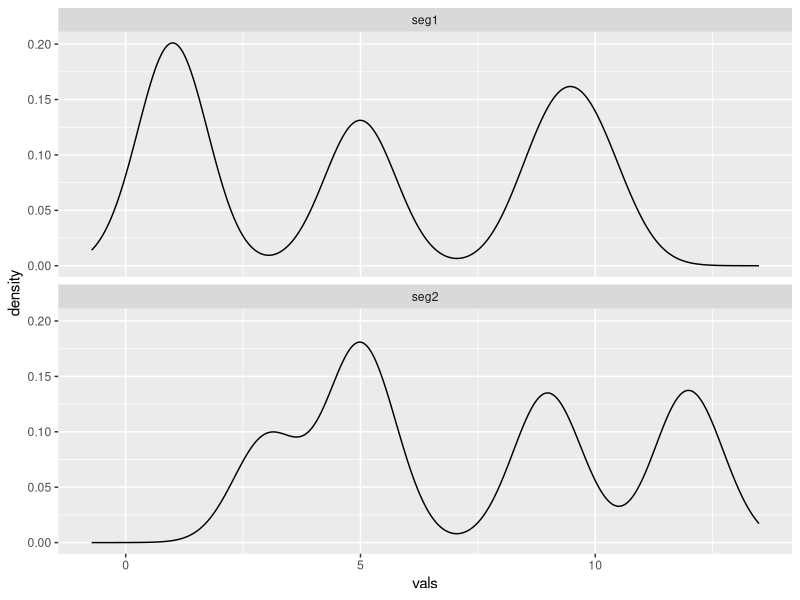
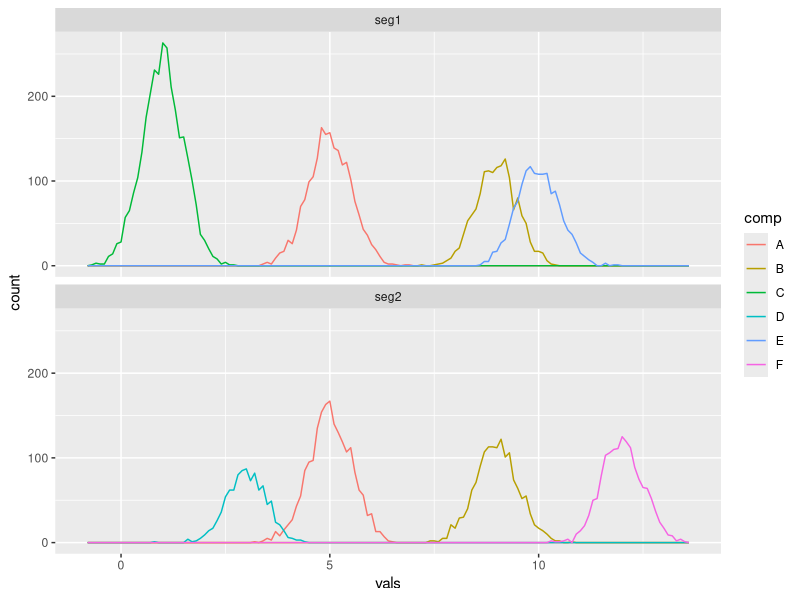

Here is the R script that generated these plots, in order: (Note: this script raises an error after producing the figures.)
library("ggplot2")
library("dplyr")
library("reshape2")
library("data.table")

options(scipen = 999) # don't print scientific notation numbers
set.seed(1)

# parse learned/output parameters
parse.output.parameters <- function(com.param,rho,w.k,mu.k,sigma2.k,segment.indicies,iter.count){
  
  output.parameters <- data.table(rho=numeric(),w=numeric(),rho_w=numeric(),mu=numeric(),sigma2=numeric(),component.type=character(),segment=character(),iteration=numeric())
  
  for (segment in names(segment.indicies)){
    indexes <- segment.indicies[[segment]]
    
    output.parameters.temp <- data.frame(
      rho = as.numeric(rho[segment]),
      w = c(com.param$w,unique(w.k[indexes,])),
      rho_w = c((1-rho[segment])*com.param$w,rho[segment]*unique(w.k[indexes,])),
      mu = c(com.param$mu,unique(mu.k[indexes,])),
      sigma2 = c(com.param$sigma2,unique(sigma2.k[indexes,])),
      component.type = c(rep("common",length(com.param$mu)),rep("specific",length(unique(mu.k[indexes,])))),
      segment = segment,
      iteration = iter.count
    )
    
    output.parameters <- rbind(output.parameters,output.parameters.temp)
  }
  return(output.parameters)
}

# Generic Plot function
plot.components <- function(vals.df,output.parameters){
  
  temp <- data.table(vals=numeric(),comp=character(),seg=character(),component.type=character())
  
  for (component in 1:nrow(output.parameters)){
    temp <- rbind(temp,data.table(vals=rnorm(7000*output.parameters[component]$rho_w, 
                                             mean = output.parameters[component]$mu, 
                                             sd = output.parameters[component]$sigma2^0.5),
                                            comp=component,
                                            seg=output.parameters[component]$segment,
                                            component.type=output.parameters[component]$component.type))
  }
  
  vals.df$component.type <- "Original Data"
  
  temp <- rbind(temp,vals.df)
  
  ggplot(temp, aes(vals, group = comp,colour=component.type)) +
    geom_freqpoly(binwidth=0.1) +
    ggtitle(paste("iteration:",iter.count)) +
    scale_colour_manual(values = c("blue","red","black")) +
    facet_wrap(~seg,nrow = 2)
}

# input required: 
# 1) data.frame of read counts and segment name for each position
# 2) vector of numeric initial rho, one per segment
# 3) data.frame of initial parameters for each component, both common and specific
# fit.model(data=vals.df,rho=c(0.5,0.5),input.parameters=initial.parameters,init.max=40)
# returns a data frame of output parameters

fit.model <- function(vals.df,rho.input,input.parameters,init.max=40){

### INITIALISATION

## split input read count data frame into 2: 
# 1) a list of indexes specifying which read count is in which segment
# 2) a vector of read counts

# get index ranges of each segment
segment.indicies <- vals.df[,.(index = list(.I)),by=seg]
segment.names <- segment.indicies$seg
segment.indicies <- segment.indicies$index
names(segment.indicies) <- segment.names
print(paste(length(segment.indicies),"segments"))

read.count <- vals.df$vals

## parse input parameters

# for each segment
stopifnot(length(segment.indicies)==length(rho.input))
rho <- rho.input
names(rho) <- segment.names

# set common component parameters, one per common component
com.param <- input.parameters[component.type=="common"]
com.param$component.type <- NULL

n.specific.components <- nrow(input.parameters[component.type=="specific"])
print(paste(n.specific.components,"segment specific components"))
print(paste(nrow(input.parameters[component.type=="specific"]),"common components"))


# initialise segment specific parameter holding matricies
mu.k <- sigma2.k <- w.k <- matrix(nrow=length(read.count),ncol=n.specific.components)

for (row in 1:n.specific.components){
  w.k[,row] <- input.parameters[component.type=="specific"][row]$w
  mu.k[,row] <- input.parameters[component.type=="specific"][row]$mu
  sigma2.k[,row] <- input.parameters[component.type=="specific"][row]$sigma2
}

psi_i <- rep(0.5,length(read.count))

iter.count <- 0

#library(profvis)
#library(microbenchmark)
# profvis({ #CODE HERE })
#microbenchmark(CODE HERE)

##### UPDATES
for (round in 1:init.max){
#### E Updates

# for each common component, cacluate prob for each data point, outputs i x c matrix
common <- apply(com.param, 1, function(params){ params['w'] * dnorm(read.count, params['mu'], params['sigma2']^0.5)})

# output i x k matrix
specific <- w.k * dnorm(read.count, mu.k, sigma2.k^0.5)

for (segment in segment.names){
  indexes <- segment.indicies[[segment]]
  psi_i[indexes] <- ( (1-rho[segment]) * rowSums(common[indexes,]) ) / (( (1-rho[segment]) * rowSums(common[indexes,]) ) + rho[segment] * rowSums(specific[indexes,]) )
}

phi_ic <- common/rowSums(common)

nu_ik <- specific/rowSums(specific)

#### M Updates

# returns c parameters
topsum <- colSums(phi_ic * psi_i)

com.param$w <- topsum / sum(psi_i)

com.param$mu <- colSums(phi_ic * psi_i * read.count) / topsum

com.param$sigma2 <- colSums(phi_ic * psi_i * outer(read.count,com.param$mu, FUN="-")^2) / topsum

for (segment in segment.names){
  # for each segment j, there are k weightings
  indexes <- segment.indicies[[segment]]
  
  rho[segment] <- 1 - sum(psi_i[indexes])/length(indexes)
  
  temp.sum <- (1-psi_i[indexes]) * nu_ik[indexes,]
  topsum <- colSums(temp.sum) # for each component...
  
  w.k[indexes,] <- rep(topsum / sum(1-psi_i[indexes]), each=length(indexes))

  mu.k[indexes,] <- rep(colSums(temp.sum * read.count[indexes]) /  topsum, each=length(indexes))
  
  sigma2.k[indexes,] <- 0.01 + rep(colSums(temp.sum * (read.count[indexes] - mu.k[indexes,])^2) /  topsum, each=length(indexes))
  # the + 0.01 prevents sigma2 -> 0 which can cause dnorm() to -> Inf e.g dnorn(47,47,0), which causes NaN (inf/inf) which propogates to everything -> NaN!
}

iter.count <- iter.count + 1
print(iter.count)

} # EM updates repetition loop

return(parse.output.parameters(com.param,rho,w.k,mu.k,sigma2.k,segment.indicies,iter.count))

}# end of fit.model function


###### Example code / Tests

# Simulate baisc well seperated gaussian test data, 2 segments, each with 4 components, 2 shared and 2 unique

# Common components
comp1.vals <- data.table(comp = "A", vals = rnorm(2000, mean = 5, sd = 0.5),seg="seg1")
comp2.vals <- data.table(comp = "A", vals = rnorm(2000, mean = 5, sd = 0.5),seg="seg2")

comp3.vals <- data.table(comp = "B", vals = rnorm(1500, mean = 9, sd = 0.5),seg="seg1")
comp4.vals <- data.table(comp = "B", vals = rnorm(1500, mean = 9, sd = 0.5),seg="seg2")

# Unique components
comp5.vals <- data.table(comp = "C", vals = rnorm(3000, mean = 1, sd = 0.5),seg="seg1")
comp6.vals <- data.table(comp = "D", vals = rnorm(1000, mean = 3, sd = 0.5),seg="seg2")

comp7.vals <- data.table(comp = "E", vals = rnorm(1500, mean = 10, sd = 0.5),seg="seg1")
comp8.vals <- data.table(comp = "F", vals = rnorm(1500, mean = 12, sd = 0.5),seg="seg2")

test.data.basic <- bind_rows(comp1.vals,comp2.vals,comp3.vals,comp4.vals,comp5.vals,comp6.vals,comp7.vals,comp8.vals)

# Overall histogram per segment
ggplot(test.data.basic, aes(vals)) +
  geom_density() +
  facet_wrap(~seg,nrow = 2)

# Histogram broken down by true components
ggplot(test.data.basic, aes(vals, colour = comp)) +
  geom_freqpoly(binwidth=0.1) +
  facet_wrap(~seg,nrow = 2)

initial.parameters.basic <- data.table(
  w=c(0.5),
  mu=c(3.5,10,2,12),
  sigma2=c(0.6^2),
  component.type=c("common","common","specific","specific"))

output.test.basic <- fit.model(test.data.basic,c(0.5,0.5),initial.parameters.basic)

plot.components(test.data.basic,output.test.basic)

### Simulate realistic read count data using negative binomial, 4 segments, 2 normal, 1 amp, 1 del. Parameters from real data

test.data.realistic <- bind_rows(
  data.table(comp = "A", vals = rnbinom(5000, size=2.7, mu = 16.5),seg="normal.1"),
  data.table(comp = "A", vals = rnbinom(5000, size=3, mu = 36),seg="amplified.1"),
  data.table(comp = "A", vals = rnbinom(5000, size=2.9, mu = 8.4),seg="deleted.1"),
  data.table(comp = "A", vals = rnbinom(5000, size=2.7, mu = 16.5),seg="normal.2"))

initial.parameters.realistic <- data.table(
  w=c(0.5),
  mu=c(4,7,10,15,25,40,50,1,2),
  sigma2=c(8^2),
  component.type=c(rep("common",5),rep("specific",4)))

output.realistic <- fit.model(test.data.realistic,c(0.5,0.5,0.5,0.5),initial.parameters.realistic)

plot.components(test.data.realistic,output.realistic)
